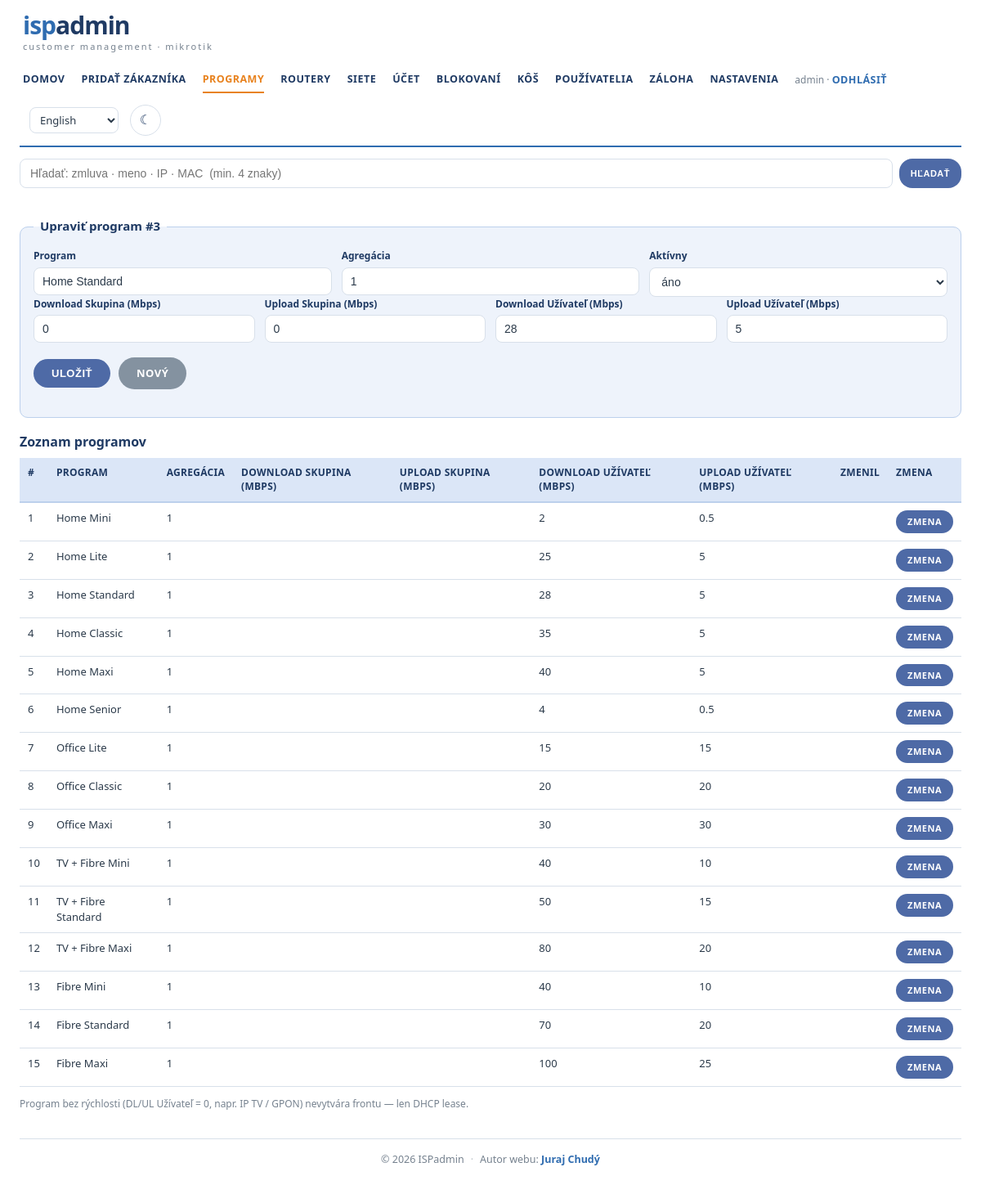
/programs.php?edit=3 (signed in), run on the app's committed database.
### tables this page shows
CREATE TABLE programs (
  id INT AUTO_INCREMENT PRIMARY KEY,
  name VARCHAR(128) NOT NULL,
  aggregation INT NOT NULL DEFAULT 1,
  dl_group INT NOT NULL DEFAULT 0,
  ul_group INT NOT NULL DEFAULT 0,
  dl_user INT NOT NULL DEFAULT 0,
  ul_user INT NOT NULL DEFAULT 0,
  active TINYINT NOT NULL DEFAULT 1,
  updated_at DATETIME NULL,
  updated_by VARCHAR(64) NULL
);

### lib/auth.php (called while the page is built, shortened)
<?php
require_once __DIR__ . '/lang.php';
function h(?string $s): string
{
    return htmlspecialchars((string)$s, ENT_QUOTES, 'UTF-8');
}

### public/programs.php (the view, shortened to what this page needs)
<?php
require_once __DIR__ . '/../lib/layout.php';
$pdo = db();
function mbps($kbit): string
{
    $m = (float)$kbit / 1024;
    $s = rtrim(rtrim(number_format($m, 3, '.', ''), '0'), '.');
    return $s === '' ? '0' : $s;
}
$editId = (int)($_GET['edit'] ?? 0);
$e = ['id' => 0, 'name' => '', 'aggregation' => 1, 'dl_group' => 0, 'ul_group' => 0,
      'dl_user' => 0, 'ul_user' => 0, 'active' => 1];
if ($editId) {
    $row = $pdo->query('SELECT * FROM programs WHERE id = ' . $editId)->fetch();
    if ($row) $e = $row;
}
$list = $pdo->query('SELECT * FROM programs ORDER BY id')->fetchAll();
?>
<fieldset class="panel">
  <legend><?= $e['id'] ? t('Upraviť program #%d', (int)$e['id']) : t('Nový program') ?></legend>
  <form method="post" action="programs.php">
    <div class="grid g3">
      <div class="cell"><label><?= t('Program') ?></label><input name="name" value="<?= h($e['name']) ?>"></div>
      <div class="cell"><label><?= t('Agregácia') ?></label><input type="number" name="aggregation" value="<?= (int)$e['aggregation'] ?>"></div>
      <div class="cell"><label><?= t('Aktívny') ?></label>
        <select name="active"><option value="1"<?= $e['active'] ? ' selected' : '' ?>><?= t('áno') ?></option>
        <option value="0"<?= $e['active'] ? '' : ' selected' ?>><?= t('nie') ?></option></select>
      </div>
    </div>
    <div class="grid g4">
      <div class="cell"><label><?= t('Download Skupina (Mbps)') ?></label><input type="number" step="0.1" min="0" name="dl_group" value="<?= mbps($e['dl_group']) ?>"></div>
      <div class="cell"><label><?= t('Upload Skupina (Mbps)') ?></label><input type="number" step="0.1" min="0" name="ul_group" value="<?= mbps($e['ul_group']) ?>"></div>
      <div class="cell"><label><?= t('Download Užívateľ (Mbps)') ?></label><input type="number" step="0.1" min="0" name="dl_user" value="<?= mbps($e['dl_user']) ?>"></div>
      <div class="cell"><label><?= t('Upload Užívateľ (Mbps)') ?></label><input type="number" step="0.1" min="0" name="ul_user" value="<?= mbps($e['ul_user']) ?>"></div>
    </div>
    <div class="btns">
      <button class="btn" type="submit"><?= t('Uložiť') ?></button>
      <?php if ($e['id']): ?><a class="btn gray" href="programs.php"><?= t('Nový') ?></a><?php endif; ?>
    </div>
  </form>
</fieldset>
<div class="panel-title"><?= t('Zoznam programov') ?></div>
<table>
  <tr><th>#</th><th><?= t('Program') ?></th><th><?= t('Agregácia') ?></th><th><?= t('Download Skupina (Mbps)') ?></th><th><?= t('Upload Skupina (Mbps)') ?></th>
      <th><?= t('Download Užívateľ (Mbps)') ?></th><th><?= t('Upload Užívateľ (Mbps)') ?></th><th><?= t('Zmenil') ?></th><th><?= t('Zmena') ?></th></tr>
  <?php foreach ($list as $i => $p): ?>
  <tr<?= $p['active'] ? '' : ' style="opacity:.5"' ?>>
    <td><?= $i + 1 ?></td>
    <td><?= h($p['name']) ?></td>
    <td><?= $p['dl_user'] ? (int)$p['aggregation'] : '' ?></td>
    <td><?= $p['dl_group'] ? mbps($p['dl_group']) : '' ?></td>
    <td><?= $p['ul_group'] ? mbps($p['ul_group']) : '' ?></td>
    <td><?= $p['dl_user'] ? mbps($p['dl_user']) : '' ?></td>
    <td><?= $p['ul_user'] ? mbps($p['ul_user']) : '' ?></td>
    <td><?= h($p['updated_by']) ?><br><span class="muted"><?= h($p['updated_at']) ?></span></td>
    <td><a class="btn sm" href="programs.php?edit=<?= (int)$p['id'] ?>"><?= t('Zmena') ?></a></td>
  </tr>
  <?php endforeach; ?>
</table>
<p class="muted"><?= t('Program bez rýchlosti (DL/UL Užívateľ = 0, napr. IP TV / GPON) nevytvára frontu — len DHCP lease.') ?></p>

### public/assets/style.css (style rules this page uses)
:root { --radius:10px; --page-bg:#ffffff; --navy:#1f3a63; --blue:#2f6cb0; --link:#2f6cb0; --btn:#4e6aa6; --btn-d:#3d5688; --panel:#dbe6f7; --panel-line:#bcd0ec; --panel-soft:#eef3fb; --orange:#e8821e; --orange-d:#cf7115; --ink:#2b3a4a; --muted:#76828f; --line:#d8e0ea; --red:#c0392b; --green:#2e8b57; --field-bg:#ffffff; --field-text:#2b3a4a; --field-border:#d8e0ea; --row-hover:#f7faff; --code-bg:#eef2f7; --shadow:0 10px 30px rgba(31,58,99,.08); }
* { box-sizing:border-box }
body { margin:0;background:var(--page-bg);color:var(--ink); font-family:"Segoe UI",Roboto,"Helvetica Neue",Arial,"Open Sans",sans-serif;font-size:14px;line-height:1.45; transition:background .2s,color .2s }
a { color:var(--link) }
.panel { background:var(--panel-soft);border:1px solid var(--panel-line);border-radius:var(--radius);margin:16px 0;padding:16px }
fieldset.panel { border:1px solid var(--panel-line) }
fieldset.panel legend { padding:0 8px;color:var(--navy);font-weight:800;font-size:15px }
.panel-title { font-weight:800;color:var(--navy);font-size:16px;margin:18px 0 8px }
.grid { display:grid;gap:12px }
.g3 { grid-template-columns:1fr 1fr 1fr }
.g4 { grid-template-columns:repeat(4,1fr) }
.cell { display:flex;flex-direction:column;gap:5px }
.cell label { font-weight:700;color:var(--navy);font-size:12px }
.cell input,.cell select,.inp { padding:8px 10px;border:1px solid var(--field-border);border-radius:8px; background:var(--field-bg);color:var(--field-text);font-size:14px;width:100% }
.btns { margin:18px 0;display:flex;gap:10px;flex-wrap:wrap;align-items:center }
.btn { display:inline-block;background:var(--btn);color:#fff;border:none;padding:10px 22px;border-radius:22px; cursor:pointer;text-decoration:none;font-size:13px;font-weight:700;text-transform:uppercase;letter-spacing:.5px; transition:background .15s }
.btn.gray { background:#8492a0 }
.btn.sm { padding:6px 14px;font-size:11px;border-radius:16px }
table { width:100%;border-collapse:collapse;font-size:13px;margin-top:6px }
th,td { padding:9px 10px;text-align:left;vertical-align:top;border-bottom:1px solid var(--line) }
th { background:var(--panel);color:var(--navy);font-weight:700;font-size:12px;text-transform:uppercase; letter-spacing:.3px;border-bottom:2px solid var(--panel-line) }
.muted { color:var(--muted);font-size:12px }

### data on the page
programs: id "Upraviť program #3", name "Home Standard", aggregation "1", active "áno", dl_group "0", ul_group "0", dl_user "28", ul_user "5"
programs: name "Home Mini", aggregation "1", dl_user "2", ul_user "0.5"
programs: name "Home Lite", aggregation "1", dl_user "25", ul_user "5"
programs: name "Home Classic", aggregation "1", dl_user "35", ul_user "5"
programs: name "Home Maxi", aggregation "1", dl_user "40", ul_user "5"
programs: name "Home Senior", aggregation "1", dl_user "4", ul_user "0.5"
programs: name "Office Lite", aggregation "1", dl_user "15", ul_user "15"
programs: name "Office Classic", aggregation "1", dl_user "20", ul_user "20"
programs: name "Office Maxi", aggregation "1", dl_user "30", ul_user "30"
programs: name "TV + Fibre Mini", aggregation "1", dl_user "40", ul_user "10"
programs: name "TV + Fibre Standard", aggregation "1", dl_user "50", ul_user "15"
programs: name "TV + Fibre Maxi", aggregation "1", dl_user "80", ul_user "20"
programs: name "Fibre Mini", aggregation "1", dl_user "40", ul_user "10"
programs: name "Fibre Standard", aggregation "1", dl_user "70", ul_user "20"
programs: name "Fibre Maxi", aggregation "1", dl_user "100", ul_user "25"

### other printed values
$cfg['brand_pre'] "isp"
$cfg['brand_post'] "admin"
$cfg['tagline'] "customer management · mikrotik"
$label "DOMOV"
$label "PRIDAŤ ZÁKAZNÍKA"
$label "PROGRAMY"
$label "ROUTERY"
$label "SIETE"
$label "ÚČET"
$label "BLOKOVANÍ"
$label "KÔŠ"
$label "POUŽÍVATELIA"
$label "ZÁLOHA"
$label "NASTAVENIA"
$user "admin"
